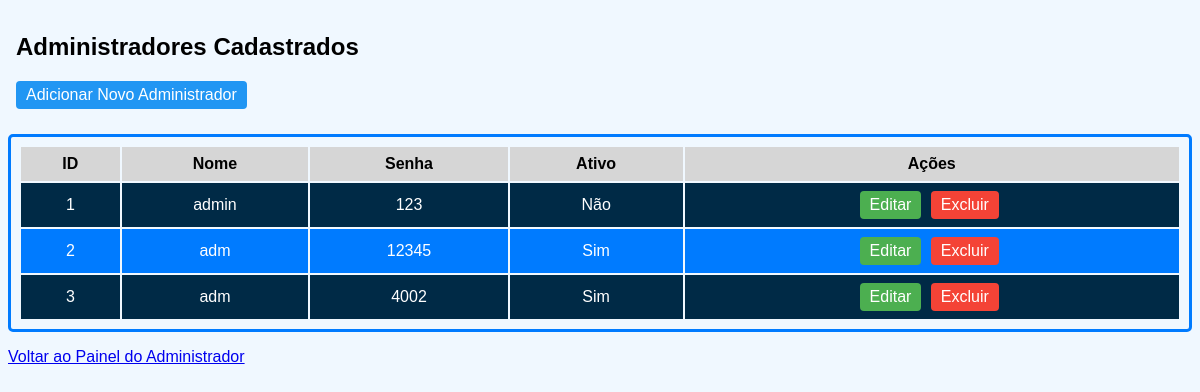
Before: /login/listar_administrador.php (signed in) with the older database file.
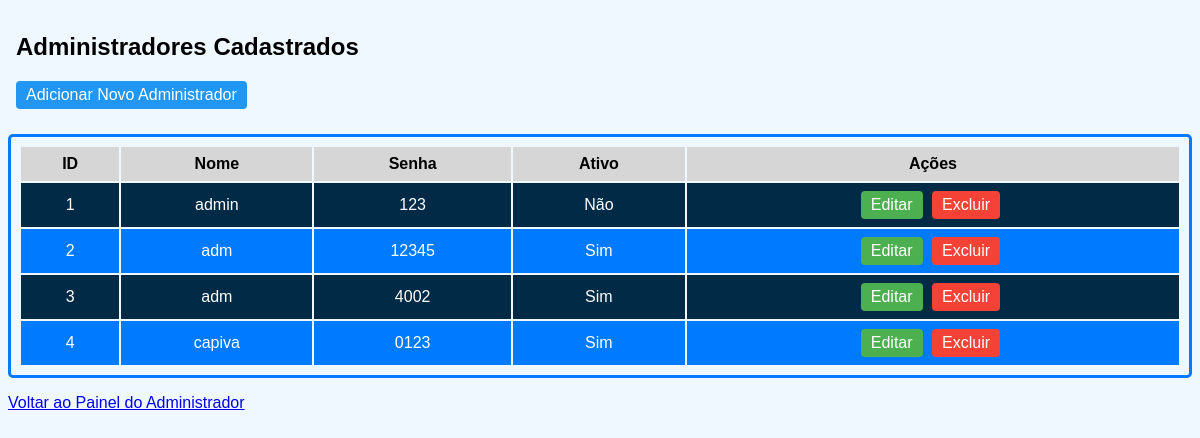
After: the same page with the newer database file.
### tables this page shows
CREATE TABLE `ADMINISTRADOR` (`ADM_ID` INTEGER not null, `ADM_NOME` VARCHAR(255) not null, `ADM_SENHA` VARCHAR(255) not null, `ADM_ATIVO` INTEGER not null default 0, "frase_seguranca" VARCHAR(255) NULL, primary key (`ADM_ID`));

### login/listar_administrador.php (the view, shortened to what this page needs)
<?php
require_once('../conexao_db.php');
$administradores = [];
try {
    $stmt = $pdo->prepare("SELECT * FROM ADMINISTRADOR");
    $stmt->execute();
    $administradores = $stmt->fetchAll(PDO::FETCH_ASSOC);
} catch (PDOException $e) {
    echo "<p style='color:red;'>Erro ao listar administradores: " . $e->getMessage() . "</p>";
}
?>
<!DOCTYPE html>
<html lang="pt">
<head>
</head>
<body>
    <div class="tudo">
<h2>Administradores Cadastrados</h2>
<a href="cadastrar_administrador.php" class="add-btn">Adicionar Novo Administrador</a>
</div>
<table class="tabela_produtos">
    <tr>
        <th>ID</th>
        <th>Nome</th>
        <th>Senha</th>
        <th>Ativo</th>
        <th>Ações</th>
    </tr>
    <?php foreach($administradores as $adm): ?>
    <tr>
        <td><?php echo $adm['ADM_ID']; ?></td>
        <td><?php echo $adm['ADM_NOME']; ?></td>
        <td><?php echo $adm['ADM_SENHA']; ?></td>
        <td><?php echo ($adm['ADM_ATIVO'] == 1 ? 'Sim' : 'Não'); ?></td>
        <td>
            <a href="editar_administrador.php?id=<?php echo $adm['ADM_ID']; ?>" class="action-btn">Editar</a>
            <a href="excluir_administrador.php?id=<?php echo $adm['ADM_ID']; ?>" class="action-btn delete-btn" onclick="return confirmDeletion();">Excluir</a>
        </td>
    </tr>
    <?php endforeach; ?>
</table>
    <a href="painel_admin.php">Voltar ao Painel do Administrador</a>
</body>
</html>

### login/listar_administrador.php (style rules this page uses)
body { font-family: 'Arial', sans-serif; background-color:aliceblue; }
.tudo { padding: 5px 8px; margin: auto; }
table { width: 100%; border: 3px solid #007BFF; border-radius: 5px; padding: 8px; color:white; }
.tabela_produtos tr:nth-child(even) { background-color: #002a46; }
.tabela_produtos tr:nth-child(odd) { background-color: #007BFF; }
th, td { padding: 10px; border: none; text-align: left; text-align: center; padding: 8px; }
th { background-color:rgb(214, 214, 214); color: black; border:none; }
.action-btn { background-color: #4CAF50; color: white; padding: 5px 10px; border: none; text-decoration: none; display: inline-block; margin-right: 5px; border-radius:4px; }
.delete-btn { background-color: #f44336; }
.add-btn { background-color: #2196F3; color: white; padding: 5px 10px; border: none; border-radius: 4px; text-decoration: none; display: inline-block; margin-bottom: 20px; }

Changed rows visible on the page:
added administrador: ADM_ID "4", ADM_NOME "capiva", ADM_SENHA "0123", ADM_ATIVO "Sim"
